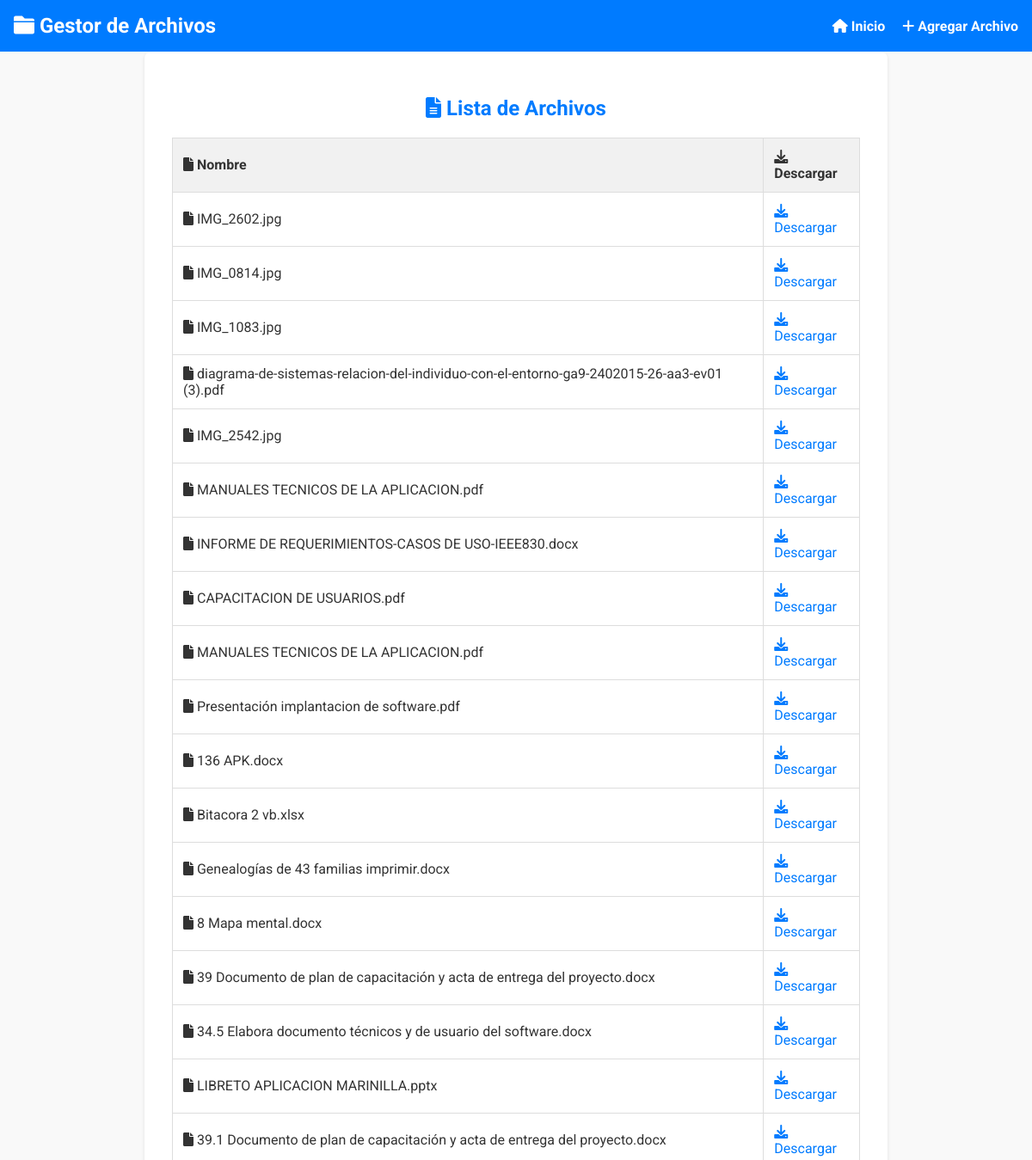
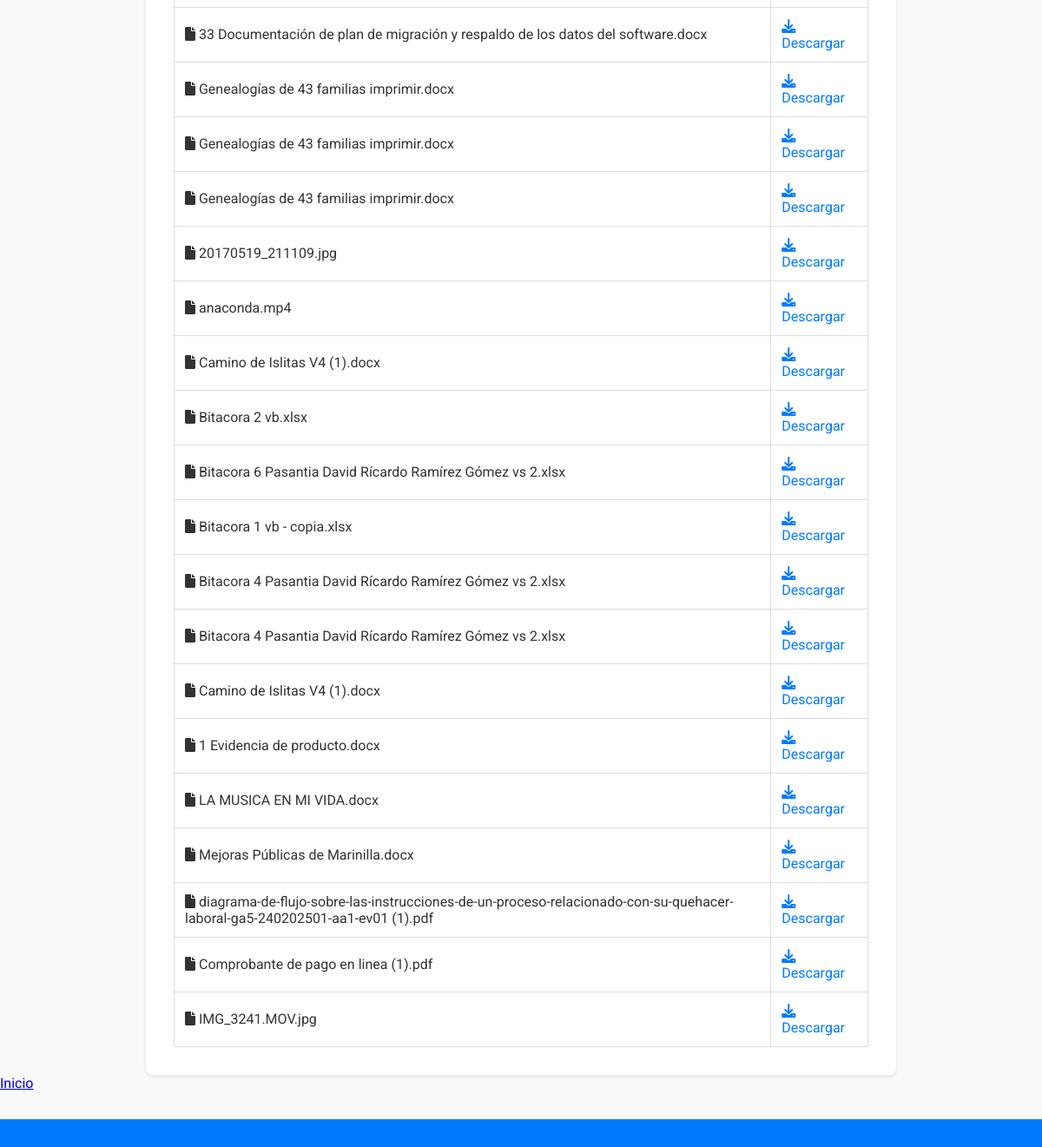
The page /lista.php on the database its author committed (2 pictures, top to bottom).
### tables this page shows
CREATE TABLE `archivos6` (
  `id` bigint(20) UNSIGNED NOT NULL,
  `nombre` varchar(255) NOT NULL,
  `ruta` varchar(1024) NOT NULL,
  `fecha_subida` timestamp NOT NULL DEFAULT current_timestamp()
);

### lista.php (the view, shortened to what this page needs)
<!DOCTYPE html>
<html lang="es">
<head>
    <link rel="stylesheet" href="https://cdnjs.cloudflare.com/ajax/libs/font-awesome/6.0.0-beta3/css/all.min.css">
    <link rel="stylesheet" href="estilos.css">
</head>
<body>
    <header class="navbar">
        <h1><i class="fas fa-folder"></i> Gestor de Archivos</h1>
        <nav>
            <a href="inicio.php"><i class="fas fa-home"></i> Inicio</a>
            <a href="agregar.php"><i class="fas fa-plus"></i> Agregar Archivo</a>
        </nav>
    </header>
    <main class="container">
        <h2><i class="fas fa-file-alt"></i> Lista de Archivos</h2>
        <table class="file-table">
            <thead>
                <tr>
                    <th><i class="fas fa-file"></i> Nombre</th>
                    <th><i class="fas fa-download"></i> Descargar</th>
                </tr>
            </thead>
            <tbody>
                <?php
                require 'database.php';
                $stmt = $conn->prepare("SELECT * FROM archivos6");
                $stmt->execute();
                $results = $stmt->fetchAll(PDO::FETCH_ASSOC);
                if (count($results) > 0) {
                    foreach ($results as $row) {
                        echo "<tr>";
                        echo "<td><i class='fas fa-file'></i> " . htmlspecialchars($row['nombre']) . "</td>";
                        echo "<td><a class='download-button' href='download.php?file=" . urlencode($row['ruta']) . "'><i class='fas fa-download'></i> Descargar</a></td>";
                        echo "</tr>";
                    }
                } else {
                    echo "<tr><td colspan='2' class='no-files'><i class='fas fa-exclamation-circle'></i> No hay archivos disponibles.</td></tr>";
                }
                ?>
            </tbody>
        </table>
    </main>
    <a href="inicio.php">Inicio</a>
    <footer>
    </footer>
</body>
</html>

### estilos.css (style rules this page uses)
body { font-family: 'Roboto', sans-serif; margin: 0; padding: 0; background-color: #f9f9f9; color: #333; }
.navbar { background-color: #007bff; color: white; padding: 1rem; display: flex; justify-content: space-between; align-items: center; }
.navbar h1 { margin: 0; font-size: 1.5rem; }
.navbar nav a { color: white; text-decoration: none; margin-left: 1rem; font-weight: bold; }
.container { padding: 2rem; max-width: 800px; margin: auto; background-color: white; border-radius: 8px; box-shadow: 0 2px 4px rgba(0, 0, 0, 0.1); }
h2 { text-align: center; color: #007bff; }
.file-table { width: 100%; border-collapse: collapse; margin-top: 1rem; }
.file-table th, .file-table td { border: 1px solid #ddd; padding: 0.75rem; text-align: left; }
.file-table th { background-color: #f1f1f1; }
.download-button { color: #007bff; text-decoration: none; }
footer { text-align: center; padding: 1rem; background-color: #007bff; color: white; margin-top: 2rem; }

### rows shown on the page
archivos6: nombre "IMG_2602.jpg"
archivos6: nombre "IMG_0814.jpg"
archivos6: nombre "IMG_1083.jpg"
archivos6: nombre "diagrama-de-sistemas-relacion-del-individuo-con-el-entorno-ga9-2402015-26-aa3-ev01 (3).pdf"
archivos6: nombre "IMG_2542.jpg"
archivos6: nombre "MANUALES TECNICOS DE LA APLICACION.pdf"
archivos6: nombre "INFORME DE REQUERIMIENTOS-CASOS DE USO-IEEE830.docx"
archivos6: nombre "CAPACITACION DE USUARIOS.pdf"
archivos6: nombre "MANUALES TECNICOS DE LA APLICACION.pdf"
archivos6: nombre "Presentación implantacion de software.pdf"
archivos6: nombre "136 APK.docx"
archivos6: nombre "Bitacora 2 vb.xlsx"
archivos6: nombre "Genealogías de 43 familias imprimir.docx"
archivos6: nombre "8 Mapa mental.docx"
archivos6: nombre "39 Documento de plan de capacitación y acta de entrega del proyecto.docx"
archivos6: nombre "34.5 Elabora documento técnicos y de usuario del software.docx"
archivos6: nombre "LIBRETO APLICACION MARINILLA.pptx"
archivos6: nombre "39.1 Documento de plan de capacitación y acta de entrega del proyecto.docx"
archivos6: nombre "33 Documentación de plan de migración y respaldo de los datos del software.docx"
archivos6: nombre "Genealogías de 43 familias imprimir.docx"
archivos6: nombre "Genealogías de 43 familias imprimir.docx"
archivos6: nombre "Genealogías de 43 familias imprimir.docx"
archivos6: nombre "20170519_211109.jpg"
archivos6: nombre "anaconda.mp4"
archivos6: nombre "Camino de Islitas V4 (1).docx"
archivos6: nombre "Bitacora 2 vb.xlsx"
archivos6: nombre "Bitacora 6 Pasantia David Rícardo Ramírez Gómez vs 2.xlsx"
archivos6: nombre "Bitacora 1 vb - copia.xlsx"
archivos6: nombre "Bitacora 4 Pasantia David Rícardo Ramírez Gómez vs 2.xlsx"
archivos6: nombre "Bitacora 4 Pasantia David Rícardo Ramírez Gómez vs 2.xlsx"
archivos6: nombre "Camino de Islitas V4 (1).docx"
archivos6: nombre "1 Evidencia de producto.docx"
archivos6: nombre "LA MUSICA EN MI VIDA.docx"
archivos6: nombre "Mejoras Públicas de Marinilla.docx"
archivos6: nombre "diagrama-de-flujo-sobre-las-instrucciones-de-un-proceso-relacionado-con-su-quehacer-laboral-ga5-240202501-aa1-ev01 (1).pdf"
archivos6: nombre "Comprobante de pago en linea (1).pdf"
archivos6: nombre "IMG_3241.MOV.jpg"
